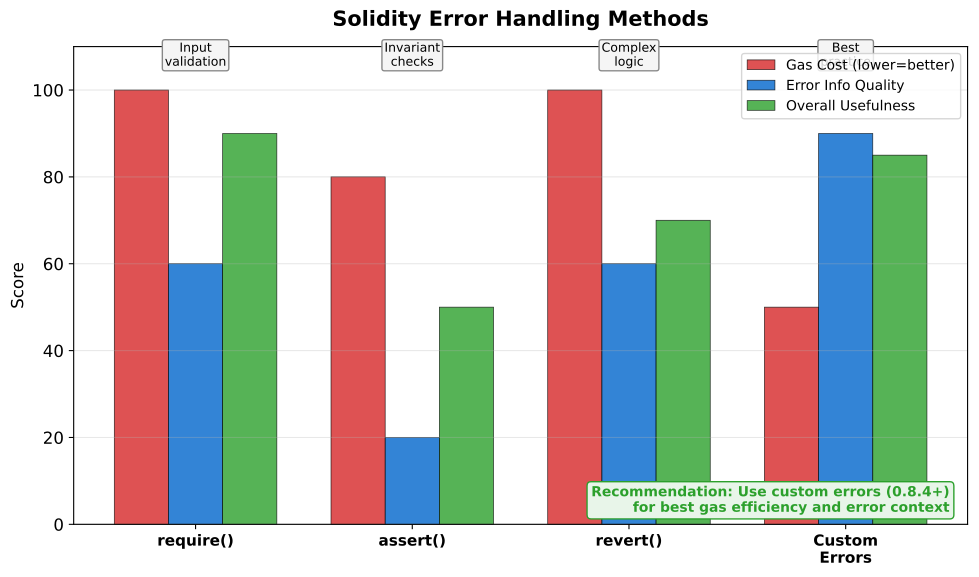

The script that saved this image:
"""
Solidity Error Handling Comparison
Shows require vs assert vs revert vs custom errors
"""

import matplotlib.pyplot as plt
import numpy as np
from pathlib import Path

CHART_METADATA = {
    'title': 'Error Handling Comparison',
    'url': 'https://github.com/Digital-AI-Finance/Blockchain_Crypto/tree/main/Module_B_Ethereum_Smart_Contracts/L15_Solidity_Fundamentals/charts/05_error_handling_comparison'
}

plt.rcParams.update({
    'font.size': 14,
    'axes.labelsize': 14,
    'axes.titlesize': 16,
    'xtick.labelsize': 12,
    'ytick.labelsize': 12,
    'legend.fontsize': 12,
    'figure.figsize': (10, 6),
    'figure.dpi': 150
})

MLPURPLE = '#3333B2'
MLBLUE = '#0066CC'
MLORANGE = '#FF7F0E'
MLGREEN = '#2CA02C'
MLRED = '#D62728'

fig, ax = plt.subplots(figsize=(10, 6))

# Error handling methods
methods = ['require()', 'assert()', 'revert()', 'Custom\nErrors']

# Characteristics
gas_cost = [100, 80, 100, 50]  # Relative gas cost (lower = better)
error_info = [60, 20, 60, 90]   # Error information quality (higher = better)
use_case_fit = [90, 50, 70, 85]  # General usefulness (higher = better)

x = np.arange(len(methods))
width = 0.25

bars1 = ax.bar(x - width, gas_cost, width, label='Gas Cost (lower=better)',
               color=MLRED, edgecolor='black', linewidth=0.5, alpha=0.8)
bars2 = ax.bar(x, error_info, width, label='Error Info Quality',
               color=MLBLUE, edgecolor='black', linewidth=0.5, alpha=0.8)
bars3 = ax.bar(x + width, use_case_fit, width, label='Overall Usefulness',
               color=MLGREEN, edgecolor='black', linewidth=0.5, alpha=0.8)

ax.set_ylabel('Score', fontsize=12)
ax.set_xticks(x)
ax.set_xticklabels(methods, fontsize=11, fontweight='bold')
ax.set_ylim(0, 110)

ax.legend(loc='upper right', fontsize=10)
ax.grid(True, alpha=0.3, axis='y')

# Add use case labels
use_cases = [
    'Input\nvalidation',
    'Invariant\nchecks',
    'Complex\nlogic',
    'Best\npractice'
]

for i, (bar, use) in enumerate(zip(bars1, use_cases)):
    ax.text(i, 105, use, ha='center', fontsize=9, va='bottom',
            bbox=dict(boxstyle='round,pad=0.2', facecolor='#F5F5F5', edgecolor='#888'))

# Add recommendation
props = dict(boxstyle='round,pad=0.3', facecolor='#E8F5E9', edgecolor=MLGREEN)
ax.text(0.98, 0.02, 'Recommendation: Use custom errors (0.8.4+)\nfor best gas efficiency and error context',
        transform=ax.transAxes, ha='right', va='bottom',
        fontsize=10, fontweight='bold', bbox=props, color=MLGREEN)

ax.set_title('Solidity Error Handling Methods', fontweight='bold', fontsize=15, pad=15)
plt.tight_layout()

output_path = Path(__file__).parent / 'chart.pdf'
plt.savefig(output_path, bbox_inches='tight', dpi=300)
print(f"Chart saved to: {output_path.absolute()}")
plt.close()
